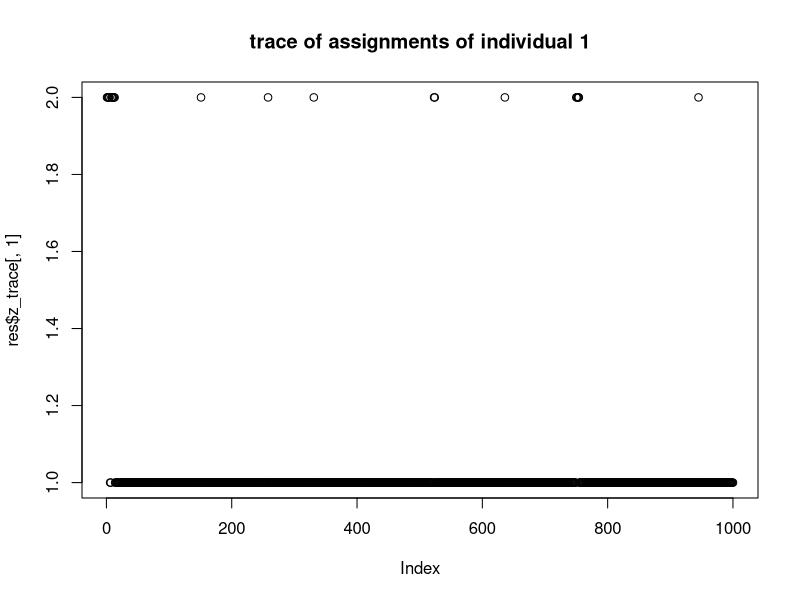
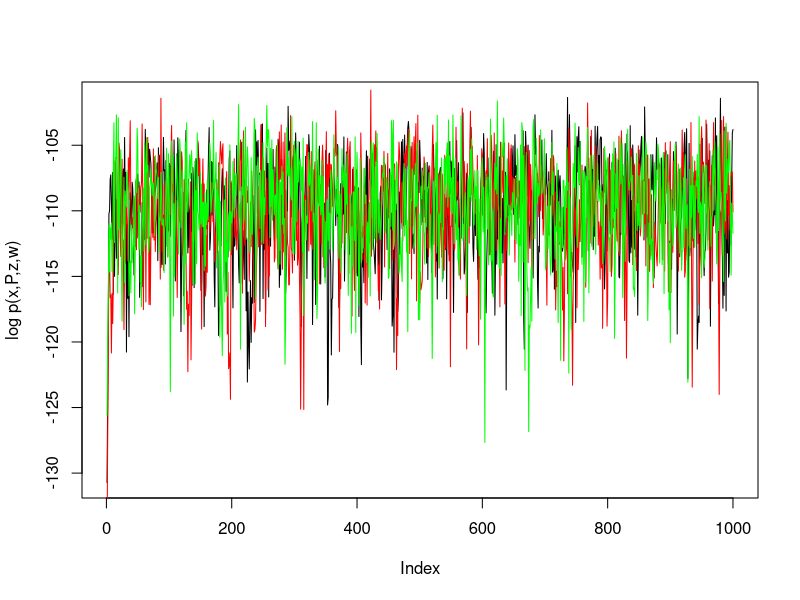
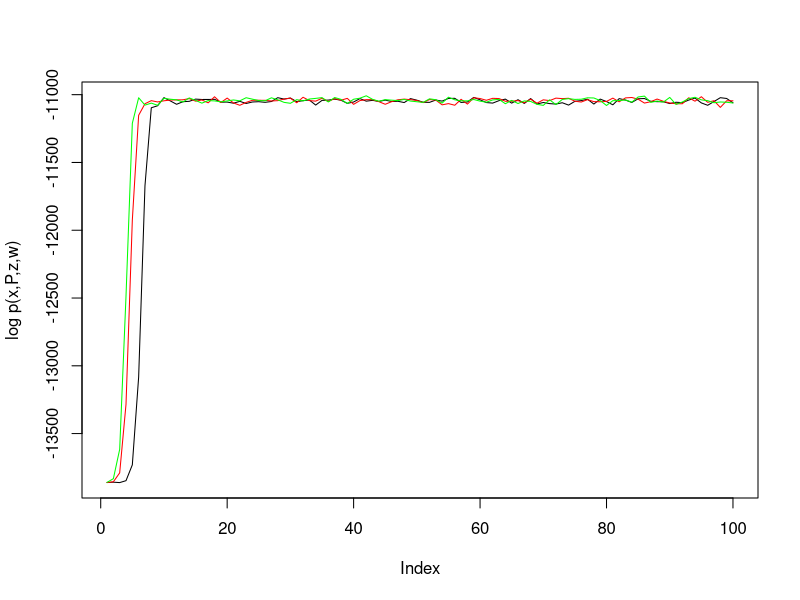
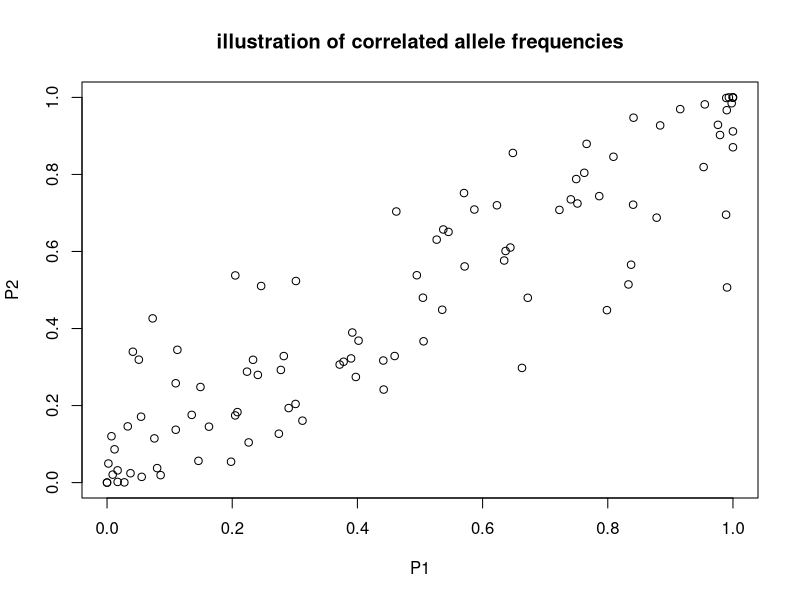

Here is the R script that generated these plots, in order:
## ---- chunk 1

# Original code to sample haploid genotypes

#' @param n number of samples
#' @param p a vector of allele frequencies
r_haploid_genotypes = function(n,p){
  R = length(p)
  x = matrix(nrow = n, ncol=R)
  for(i in 1:n){
    x[i,] = rbinom(R,rep(1,R),p)
  }
  return(x)
}

# code to sample from a simple genetic mixture model

#' @param n number of samples
#' @param P a 2 by R matrix of allele frequencies
#' @param w a w-vector of component prior probabilities
r_simplemix = function(n,P,w=c(0.5,0.5)){
  R = ncol(P) # number of loci
  z = rep(0,n) # used to store population of origin of each individual
  x = matrix(nrow = n, ncol=R) #used to store genotypes
  
  for(i in 1:n){
    z[i] = sample(1:2, size=1, prob=w)
    x[i,] = r_haploid_genotypes(1,P[z[i],])
  }
  return(list(x=x,z=z))
}


#' Compute the likelihood for allele frequences p given genotype data x
#' @param p an R vector of allele frequencies
#' @param x an R vector of genotypes
likelihood = function(p,x){
  return(prod(p^x*(1-p)^(1-x)))
}

#' normalize a vector, x, so it's elements sum to 1
#' @param x a vector
normalize = function(x){x/sum(x)}

#' Compute posterior assignment probabilities
#' @param x an n by R matrix of genotypes
#' @param P a 2 by R matrix of allele frequencies
#' @param w a 2-vector of prior probabilities
posterior_prob_assignment=function(x,P,w){
  n = nrow(x)
  K = length(w)
  post = matrix(nrow=n, ncol=K) # to store the posterior probabilities
  lik = rep(0,K) # a vector to store the likelihoods
  for(i in 1:n){
    for(k in 1:K){
      lik[k] = likelihood(P[k,],x[i,])
    }
    post[i,] = normalize(lik*w)
  }
  return(post)
}

#' Compute the posterior parameters for allele frequencies given genotypes 
#' and population labels
#' @param x an n by R matrix of genotypes
#' @param z an n vector of population assignments
#' @param a a 2-vector of prior parameters
posterior_param_allele_frequencies=function(x,z,a){
 K = 2
 R = ncol(x)
 post_param = array(dim=c(2,K,R))
 for(k in 1:K){
   for(r in 1:R){
     number_of_ones = sum(x[z==k,r]) #number of 1s observed at locus r in population k
     total = sum(z==k) # how many individuals in population k
     post_param[,k,r] = a + c(number_of_ones, total - number_of_ones)
   }
 }
 return(post_param)
}

#' Simulate new values for the population assignments from their full conditional distribution
#' @param x an n by R matrix of genotypes
#' @param P a 2 by R matrix of allele frequencies
#' @param w a 2-vector of prior probabilities
newZ_gibbs <- function(x, P, w) {
    K <- nrow(P)
    n <- nrow(x)
    
    # get the full conditionals
    zprobs <- posterior_prob_assignment(x, P, w)  # makes a matrix of probabilities
    
    newZ <- rep(NA, n)
    
    for (i in 1:n) {
      newZ[i] <- sample(1:K, size = 1, prob = zprobs[i,])   # simulate new Z's from the zprobs
    }
    
    newZ
}


#' Simulate new values for the allele frequencies 
#' @param x an n by R matrix of genotypes
#' @param z an n vector of population assignments
#' @param a a 2-vector of prior parameters
newP_gibbs <- function(x,z,a = c(1,1)) {
  
  # compute the beta parameters for the full conditionals of P
  p_params <- posterior_param_allele_frequencies(x, z, a)
  
  R <- ncol(x)  # number of loci
  K <- 2

  # prepare a matrix for output
  newP <- matrix(nrow = 2, ncol = R)
  
  # simulate beta random variables to fill the P matrix
  for(r in 1:R) {
    for(k in 1:K) {
    
    # get the beta parameters for population k
    par1 <- p_params[1,k,r]
    par2 <- p_params[2,k,r]
    
    # simulate a new value from a beta distribution
    newP[k,r] <- rbeta(1, par1, par2)
    }
  }
  
  newP
}


# do mcmc by Gibbs sampling for Z and P
#' @param x an n by R matrix of genotypes
#' @param a a 2-vector of prior parameters for the allele frequencies
#' @param w a 2-vector of mixing proportions assumed to be (0.5, 0.5)
#' @param nIter the number of sweeps (updates of both Z and P) of the chain to perform
mcmc_gibbs_Z_and_P <- function(
  x, 
  a = c(1, 1), 
  w=c(0.5, 0.5), 
  nIter = 500
) {
  
  n <- nrow(x)
  R <- ncol(x)
  K <- 2
  
  # we need to have an initial value for the Z's.  Just sample it, randomly from w
  z <- sample(1:2, size = n, replace = TRUE, prob = w)
  
  # cycle over the sweeps
  for (rep in 1:nIter) {
    
    # Gibbs update for P
    P <- newP_gibbs(x, z, a)
    
    # Gibbs update for z
    z <- newZ_gibbs(x, P, w)
    
    # For now, just print the current values
    # print z
    print(paste("Z: rep =", rep))
    print(z)
    
    # print P
    print(paste("P: rep =", rep))
    print(P)
  }
}
## ---- chunk 2
#' Simulate new values for the component proportions 
#' @param z an n vector of population assignments
#' @param b a 2-vector of prior parameters
newW_gibbs <- function(z,b = c(1,1)) {
  n1 = sum(z==1)
  n2 = sum(z==2)
  w = rbeta(1,shape1 = b[1]+n1, shape2 = b[2]+n2)
  return(c(w,1-w))
}
## ---- chunk 3
# do mcmc by Gibbs sampling for Z and P and W
#' @param x an n by R matrix of genotypes
#' @param a a 2-vector of prior parameters for the allele frequencies
#' @param b a 2-vector of prior parameters for the mixing proportions
#' @param nIter the number of sweeps (updates of both Z and P) of the chain to perform
mcmc_gibbs_Z_and_P_and_W <- function(
  x, 
  a = c(1, 1), 
  b = c(1, 1), 
  nIter = 500
) {
  
  n <- nrow(x)
  R <- ncol(x)
  K <- 2
  
  # initialize w
  w <- c(0.5,0.5)
  
  # we need to have an initial value for the Z's.  Just sample it, randomly from w
  z <- sample(1:2, size = n, replace = TRUE, prob = w)
  
  # store z every iteration for final output
  z_trace <- matrix(NA,nrow=nIter, ncol=n)
  
  # cycle over the sweeps
  for (rep in 1:nIter) {
    
    # Gibbs update for P
    P <- newP_gibbs(x, z, a)
    
    # Gibbs update for z
    z <- newZ_gibbs(x, P, w)
    
    # Gibbs update for w
    w <- newW_gibbs(z, b)
    
    # store z
    z_trace[rep,] = z
    
  }
  return(list(P=P,z=z,w=w, z_trace = z_trace))
}
## ---- chunk 4
# simulate example data
p = seq(0.1,0.9,length=9)
P = rbind(p,1-p)
set.seed(123)
sim = r_simplemix(n=20,P)

# now, given only the genotypes x, the allele frequency prior parameters a,
# and assuming mixing proportions of w = c(0.5, 0.5), we can run a Markov chain
# that samples from the posterior distribution of Z, and P.

# Print the true values of z from the simulated data:
sim$z

# Run it for 100 iterations
res = mcmc_gibbs_Z_and_P_and_W(sim$x, nIter = 100)
res$z
res$w
table(res$z,sim$z) 
## ---- chunk 5
res = mcmc_gibbs_Z_and_P_and_W(sim$x, nIter = 1000)
plot(res$z_trace[,1], main="trace of assignments of individual 1")
post_assignment_prob_pop2 <- colMeans(res$z_trace==2)
post_mode_z = 1+ (post_assignment_prob_pop2>0.5)
table(post_mode_z,sim$z)
## ---- chunk 6
#' @param x an R vector of data (single genotype)
#' @param p an R vector of allele frequencies
#' @return the log-likelihood for a single individual given the allele frequencies in its population
log_pr_x_given_p <- function(x,p){
  return(sum(x*log(p)+(1-x)*log(1-p)))
}


# Compute the log of the target distribution p(x,z,P,w | a,b)
#' @param x an n by R matrix of genotypes
#' @param z an n vector of population assignments
#' @param P a 2 by R matrix of allele frequencies
#' @param w a 2-vector of population proportions
#' @param a a 2-vector of prior parameters for the allele frequencies
#' @param b a 2-vector of prior parameters for the mixing proportions
log_target <- function(x,z,P,w,a,b){
  n = nrow(x)
 
  log_prior_z = sum(ifelse(z==1, log(w[1]), log(w[2])))
  log_prior_P = sum(dbeta(P,shape1=a[1], shape2=a[2],log=TRUE))
  log_prior_w = dbeta(w[1],b[1],b[2])
  
  # now compute the term log Pr(x | z,P) by summing over individuals
  loglik = 0
  for(i in 1:n){
    loglik = loglik + log_pr_x_given_p(x[i,],P[z[i],])
  }
  
  return(loglik+log_prior_z+log_prior_P+log_prior_w)
}
## ---- chunk 7
# do mcmc by Gibbs sampling for Z and P and W
#' @param x an n by R matrix of genotypes
#' @param a a 2-vector of prior parameters for the allele frequencies
#' @param b a 2-vector of prior parameters for the mixing proportions
#' @param nIter the number of sweeps (updates of both Z and P) of the chain to perform
mcmc_gibbs_Z_and_P_and_W <- function(
  x, 
  a = c(1, 1), 
  b = c(1, 1), 
  nIter = 500
) {
  
  n <- nrow(x)
  R <- ncol(x)
  K <- 2
  
  # initialize w
  w <- c(0.5,0.5)
  
  # we need to have an initial value for the Z's.  Just sample it, randomly from w
  z <- sample(1:2, size = n, replace = TRUE, prob = w)
  
  # store z every iteration for final output
  z_trace <- matrix(NA,nrow=nIter, ncol=n)
  
  log_target_trace <- rep(NA,nIter)
  
  # cycle over the sweeps
  for (rep in 1:nIter) {
    
    # Gibbs update for P
    P <- newP_gibbs(x, z, a)
    
    # Gibbs update for z
    z <- newZ_gibbs(x, P, w)
    
    # Gibbs update for z
    w <- newW_gibbs(z, b)
    
    # store z
    z_trace[rep,] = z
    log_target_trace[rep] = log_target(x,z,P,w,a,b)
  }
  return(list(P=P,z=z,w=w, z_trace = z_trace, log_target_trace=log_target_trace))
}
## ---- chunk 8
set.seed(123)
sim = r_simplemix(n=20,P)
res1 = mcmc_gibbs_Z_and_P_and_W(sim$x, nIter = 1000)
res2 = mcmc_gibbs_Z_and_P_and_W(sim$x, nIter = 1000)
res3 = mcmc_gibbs_Z_and_P_and_W(sim$x, nIter = 1000)
plot(res1$log_target_trace, ylab="log p(x,P,z,w)", type="l",col="black")
lines(res2$log_target_trace,col="red")
lines(res3$log_target_trace,col="green")
## ---- chunk 9
set.seed(123)
sim = r_simplemix(n=2000,P)
res1 = mcmc_gibbs_Z_and_P_and_W(sim$x, nIter = 100)
res2 = mcmc_gibbs_Z_and_P_and_W(sim$x, nIter = 100)
res3 = mcmc_gibbs_Z_and_P_and_W(sim$x, nIter = 100)
plot(res1$log_target_trace, ylab="log p(x,P,z,w)", type="l",col="black")
lines(res2$log_target_trace,col="red")
lines(res3$log_target_trace,col="green")
## ---- chunk 10
set.seed(1001)
R = 100
m = runif(R)
N = 10
P1 = rbeta(R, m*N, (1-m)*N)
P2 = rbeta(R, m*N, (1-m)*N)
plot(P1,P2,main="illustration of correlated allele frequencies")
